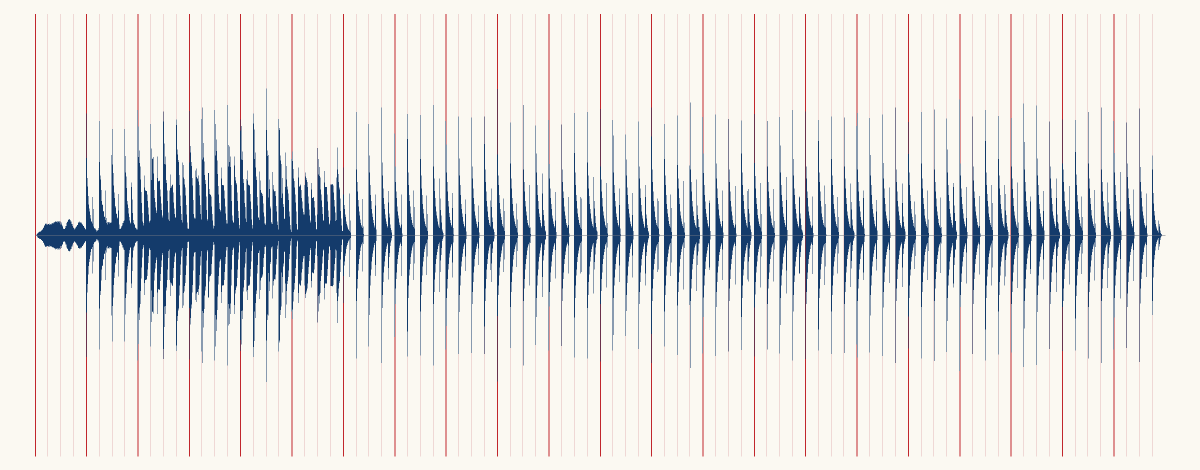
#> input picture examples/self-promo/assets-src/exhibits/exhibit-bgm-wave.png, 2400 x 940 px (shown at 1/2 size)
$ python check_assets.py ../examples/self-promo/assets-src/exhibits
#> lines starting #> are read from the running program, lines starting #| are printed output that depends on the picture
#!/usr/bin/env python
"""素材体检：宽度、比例、重复、疑似放大、文件名。0 ERROR 才算过。

用法：
    python scripts-win/check_assets.py public
    python scripts-win/check_assets.py public --require 8 --min-width 1280
    python scripts-win/check_assets.py public --upscale-error   # 疑似放大升级为 ERROR
"""

from __future__ import annotations

import argparse
import hashlib
import sys
from pathlib import Path

from PIL import Image

try:
    import numpy as np
except ImportError:  # numpy 只用于「疑似放大」，缺了也不影响其它检查
    np = None

# Windows 控制台默认按本地编码输出，中文会乱，这里强制 UTF-8
if sys.platform == "win32":
    for _s in (sys.stdout, sys.stderr):
        try:
            _s.reconfigure(encoding="utf-8")
        except Exception:  # noqa: BLE001
            pass

EXTS = {".png", ".jpg", ".jpeg", ".webp", ".bmp", ".gif"}


def is_offline_sequence(rel: Path) -> bool:
    """public/offline/ 下的是外部渲染器出的 PNG 序列，不是「单张素材」，这里整体放行。

    一个镜头几百帧，按单张素材的口径查只会刷屏：帧名全是 frame_0000 这种（宽度/比例
    检查没意义）、相邻帧内容几乎重复（md5 串刷「内容重复」）、几百条 WARN 会把真正的
    素材问题淹掉。这些帧该守的规则（帧号连续、尺寸与 meta 一致、≥ 显示宽×2、体积上限、
    license 非空）在 check_offline.py（第 11 道闸门）里，检查口径不丢，只是换了人管。
    """
    parts = [q.lower() for q in rel.parts[:-1]]
    # root 传的是 public/ 时是 offline/…；传项目根时是 public/offline/…
    return parts[:1] == ["offline"] or (len(parts) >= 2 and parts[0] == "public" and parts[1] == "offline")


def upscale_signature(p: Path) -> tuple[float, float, float]:
    """判断这张图是不是"小图放大"来的。

    做法：把图缩到一半再放大回原尺寸，量平均像素差 d2。
    真·原生的高清图有 1~2px 级别的细节，缩一半会丢，d2 明显（实测 0.5~1.0）；
    本来就糊的放大图在那个尺度上没有细节，缩了再放大几乎无损，d2 接近 0（实测 0.12）。
    最近邻放大会留下成对的相同行/列，所以再量一个 dup（相邻行/列完全相同的比例）。

    返回 (d2, dup, std)。
    """
    import numpy as np

    with Image.open(p) as im:
        g = im.convert("L")
        w, h = g.size
        back = g.resize((max(1, w // 2), max(1, h // 2)), Image.LANCZOS).resize((w, h), Image.LANCZOS)
        a = np.asarray(g, dtype=np.float32)
        b = np.asarray(back, dtype=np.float32)
        d2 = float(np.abs(a - b).mean())
        dv = np.abs(np.diff(a, axis=0)).mean(axis=1)
        dh = np.abs(np.diff(a, axis=1)).mean(axis=0)
        dup = float(((dv < 0.5).mean() + (dh < 0.5).mean()) / 2)
        return d2, dup, float(a.std())


def md5(p: Path, chunk: int = 1 << 20) -> str:
    h = hashlib.md5()
    with p.open("rb") as f:
        while True:
            b = f.read(chunk)
            if not b:
                break
            h.update(b)
    return h.hexdigest()


def upscale_metrics(im: Image.Image) -> tuple[float, float, float] | None:
    """判断一张图是不是"小图放大"来的，两个信号：

    d2  把图缩到一半再放大回来（LANCZOS），和原图比平均误差。
        真·原生图有 1px 级别的细节，缩一半就丢掉了，d2 明显 > 0；
        放大来的图本来就没有那个级别的细节，来回一趟几乎无损，d2 接近 0。
    dup 相邻行列完全相同的比例。像素复制式放大（NEAREST）会让一半的行列成对相同。

    实测（1920×1080 的 Remotion 静帧当基准）：
        原生           d2 0.78~0.93  dup 0.00
        双三次 2×放大   d2 0.12        dup 0.74
        NEAREST 2×放大  d2 0.49        dup 0.87
        JPEG 拼图       d2 0.91        dup 0.47
    所以 d2 < 0.30 或 dup > 0.65 判疑似放大；再要求整体有内容（std > 10），
    否则纯渐变背景会误伤。
    """
    if np is None:
        return None
    g = im.convert("L")
    w, h = g.size
    if w < 400 or h < 200:
        return None
    a = np.asarray(g, dtype=np.float32)
    back = g.resize((max(1, w // 2), max(1, h // 2)), Image.LANCZOS).resize((w, h), Image.LANCZOS)
    d2 = float(np.abs(a - np.asarray(back, dtype=np.float32)).mean())
    dv = np.abs(np.diff(a, axis=0)).mean(axis=1)
    dh = np.abs(np.diff(a, axis=1)).mean(axis=0)
    dup = float(((dv < 0.5).mean() + (dh < 0.5).mean()) / 2)
    return d2, dup, float(a.std())


def main() -> int:
    ap = argparse.ArgumentParser(description="素材体检")
    ap.add_argument("root", help="素材目录，如 public")
    ap.add_argument("--require", type=int, default=0, help="至少要有几张真实素材（默认 0 不检查）")
    ap.add_argument("--min-width", type=int, default=1280, help="低于此宽度警告（默认 1280）")
    ap.add_argument("--no-upscale", action="store_true", help="跳过「疑似放大」检测")
    ap.add_argument("--upscale-error", action="store_true", help="疑似放大按 ERROR 算，而不是 WARN")
    ap.add_argument("--json", action="store_true", help="输出 JSON")
    args = ap.parse_args()

    root = Path(args.root)
    if not root.is_dir():
        print(f"[ERROR] 目录不存在：{root}", file=sys.stderr)
        return 2

    files = sorted(
    p
    for p in root.rglob("*")
    if p.suffix.lower() in EXTS
    # 只查交付素材：node_modules 里的图标、out/ 里的审图拼贴都不是片子素材，
    # 混进来会让「12 条 WARN」里 8 条是噪音，真正的风险反而被淹没
    and not {"node_modules", "out", "tmp", ".git"} & {part.lower() for part in p.relative_to(root).parts[:-1]}
    and not is_offline_sequence(p.relative_to(root))
)
    errors: list[str] = []
    warns: list[str] = []
    rows: list[dict] = []
    hashes: dict[str, Path] = {}

    for p in files:
        size = p.stat().st_size
        if size == 0:
            errors.append(f"空文件：{p}")
            continue
        try:
            with Image.open(p) as im:
#> im is the input picture: PIL image 2400x940 RGB; mean R, G, B 225.9, 225.9, 224.9
                w, h = im.size
#> w = 2400; h = 940
                mode = im.mode
#> mode = 'RGB'
                metrics = None if args.no_upscale else upscale_metrics(im)
#> in upscale_metrics, `g = im.convert("L")`:
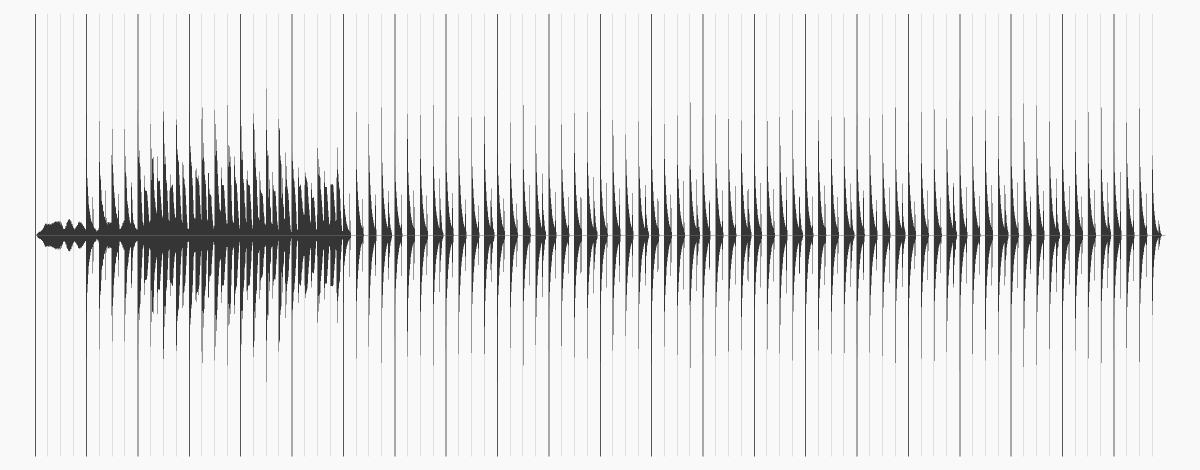
#> g: PIL image 2400x940 L (shown at 1/2 size); min 53, max 249, mean 226
#> in upscale_metrics, `d2 = float(np.abs(a - np.asarray(back, dtype=np.float32)).mean())`: d2 = 8.85
#> in upscale_metrics, `dv = np.abs(np.diff(a, axis=0)).mean(axis=1)`: dv = 939 values, max 73.65 at index 469, min 0 at index 0, mean 0.457
#> in upscale_metrics, `dh = np.abs(np.diff(a, axis=1)).mean(axis=0)`: dh = 2399 values, max 173.8 at index 993, min 0 at index 0, mean 11.96
#> in upscale_metrics, `dup = float(((dv < 0.5).mean() + (dh < 0.5).mean()) / 2)`: dup = 0.572
#> metrics = (8.85, 0.572, 61.63)
        except Exception as e:  # noqa: BLE001
            errors.append(f"读不了：{p} ({e})")
            continue

        rel = p.relative_to(root).as_posix()
        row = {"file": rel, "w": w, "h": h, "mode": mode, "bytes": size}
        if metrics:
            row["d2"] = round(metrics[0], 3)
            row["dup"] = round(metrics[1], 2)
        rows.append(row)

        if w < args.min_width:
            warns.append(f"宽度 {w} < {args.min_width}，4K 下可能糊：{rel}")
        if metrics:
            d2, dup, sd = metrics
#> d2 = 8.85; dup = 0.572; sd = 61.63
            if sd > 10 and (d2 < 0.30 or dup > 0.65):
                why = f"缩半再放大误差 {d2:.2f}" + (f"，重复行列 {dup:.0%}" if dup > 0.65 else "")
                line = f"疑似小图放大：{rel} —— {why}，4K 下会糊，换大图或改用矢量/截图"
                if args.upscale_error:
                    errors.append(line)
                else:
                    warns.append(line)
        if any(ord(ch) > 127 for ch in p.name):
            warns.append(f"文件名含中文/非 ASCII，脚本处理易出错：{rel}")
        digest = md5(p)
        if digest in hashes:
            warns.append(f"内容重复（与 {hashes[digest].relative_to(root).as_posix()} 相同）：{rel}")
        else:
            hashes[digest] = p

        # 常见横版比例
        ar = w / h
#> ar = 2.55
        if abs(ar - 16 / 9) > 0.05 and abs(ar - 4 / 3) > 0.05 and abs(ar - 1) > 0.05 and abs(ar - 9 / 16) > 0.05:
            warns.append(f"比例 {ar:.2f} 不是常见画幅，注意场景里不要拉升：{rel}")

    if args.require and len(rows) < args.require:
        errors.append(f"真实素材只有 {len(rows)} 张，少于要求的 {args.require} 张")

    if args.json:
        import json

        print(json.dumps({"files": rows, "errors": errors, "warnings": warns}, ensure_ascii=False, indent=2))
    else:
        print(f"目录：{root}    图片：{len(rows)} 张\n")
#| 目录：../examples/self-promo/assets-src/exhibits    图片：1 张
        print(f"{'尺寸':<14}{'大小':>10}  {'模式':<6} 文件")
        for r in rows:
            print(f"{r['w']}x{r['h']:<8}{r['bytes'] / 1024:>8.0f}KB  {r['mode']:<6} {r['file']}")
#> this loop made 1 pass
#| 2400x940           17KB  RGB    exhibit-bgm-wave.png
        if warns:
            print(f"\n[WARN] {len(warns)} 条")
#| [WARN] 1 条
            for w in warns:
                print(f"  - {w}")
        if errors:
            print(f"\n[ERROR] {len(errors)} 条")
            for e in errors:
                print(f"  - {e}")
        print(f"\n结果：{len(errors)} ERROR / {len(warns)} WARN")
#| 结果：0 ERROR / 1 WARN

    return 1 if errors else 0


if __name__ == "__main__":
    sys.exit(main())
#> (the program exits here)
